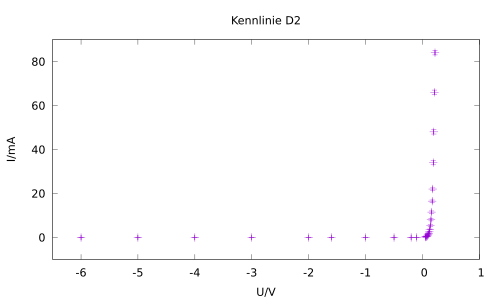

This chart was generated by the following gnuplot code:
set terminal eps enhanced
set output 'd2.eps'
set title 'Kennlinie D2'
set xrange [-6.5:1]
set yrange [-10:90]
set xlabel 'U/V'
set ylabel 'I/mA'
unset key
plot 'd2durchlassrichtung.csv' u 1:2:3:4 w xyerrorbars
